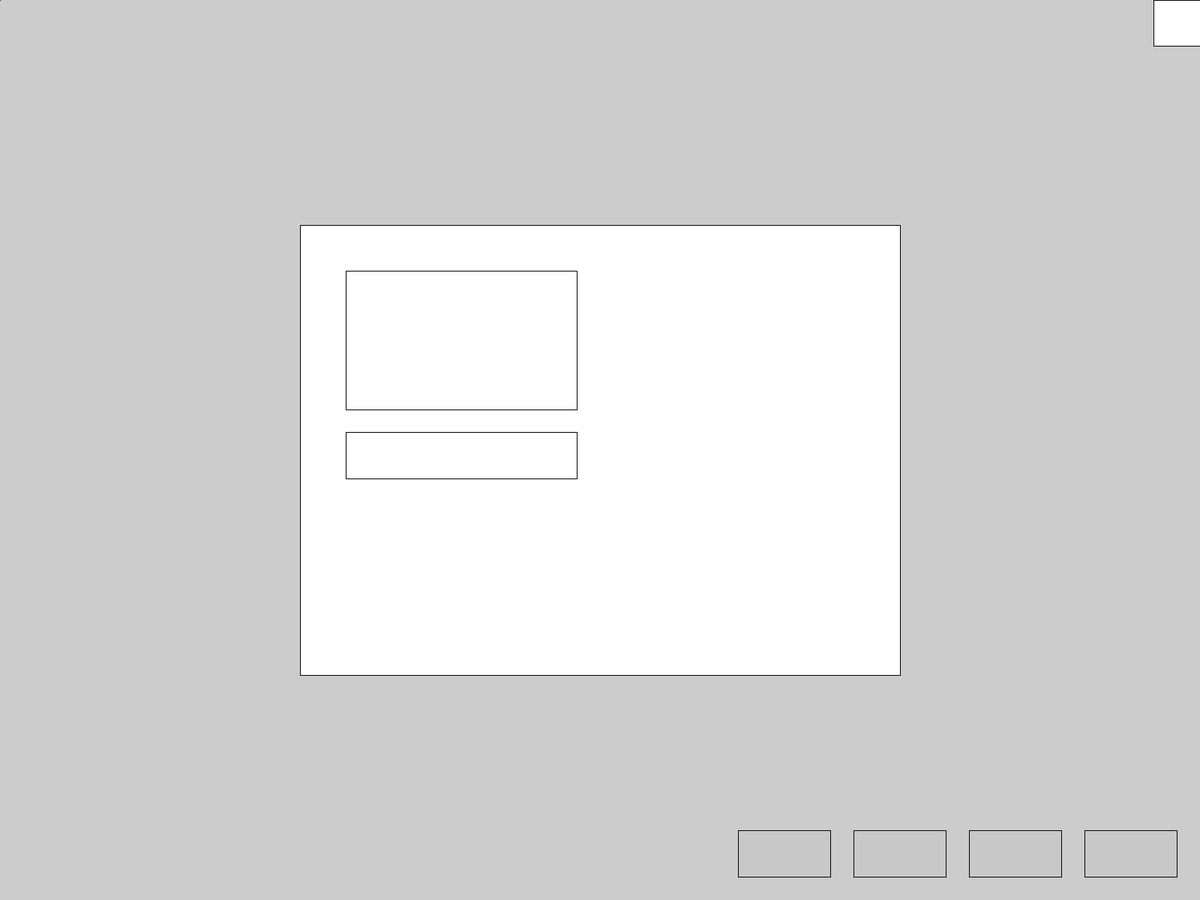
Frame 1 (no input)
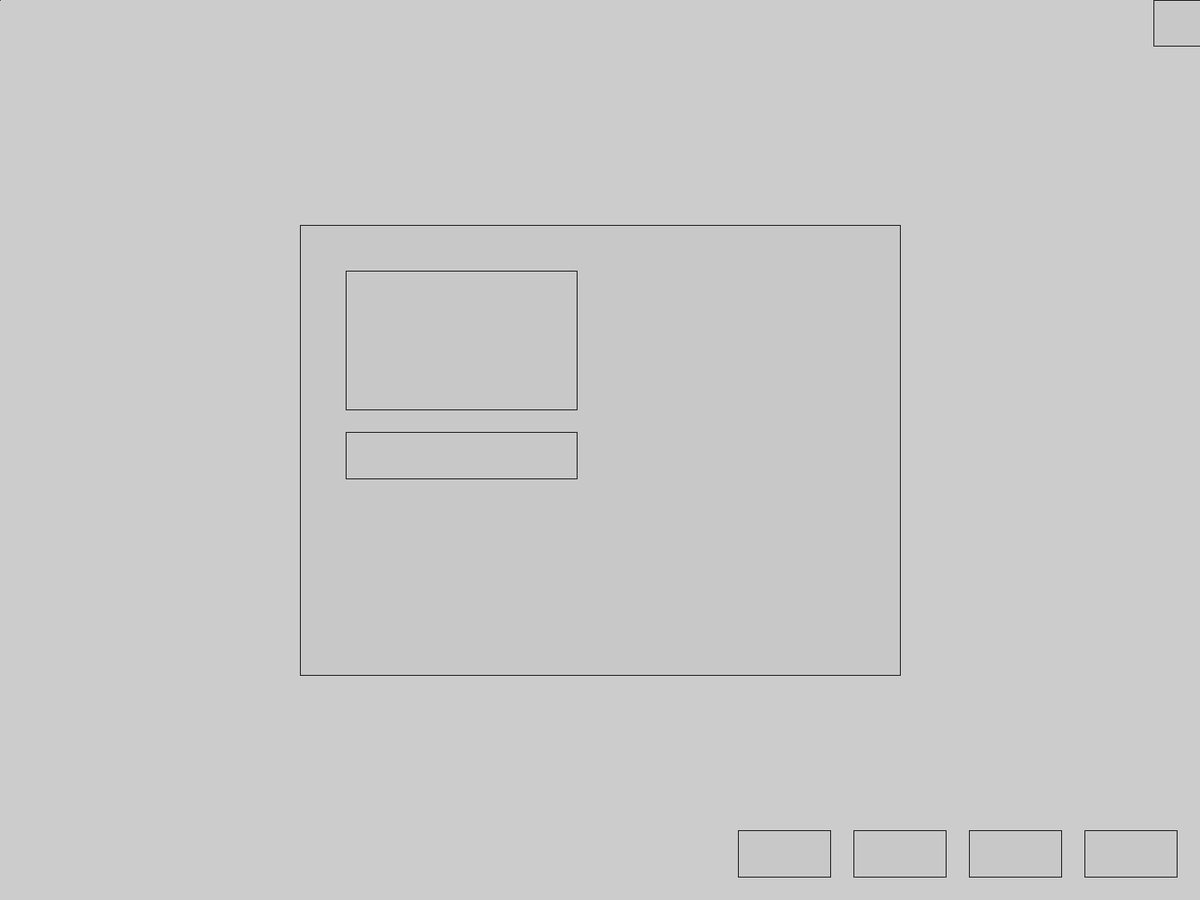
Frame 60 (the mouse pressed at the canvas centre just before this capture)
Frame 120 (the mouse held since frame 60 and released just before this capture): identical to frame 60, image omitted

The Processing sketch that drew these frames (run headless with seeded random() and noise(); from frame 60 on, the mouse is pressed at the canvas centre):

// Processing sketch: music_playerMAIN
// ── music_playerMAIN.pde
// Global Variables
int numberOfDIVs = 8; // Count of rect()
int numberOfParameters = 4; // Parameters per rectangle
float divs[] = new float[numberOfDIVs * numberOfParameters]; // Array for rectangle parameters

// Declare appWidth and appHeight as global variables
int appWidth;
int appHeight;

// Variables for buttons
float buttonWidth, buttonHeight;
float playButtonX, rewindButtonX, skipButtonX, replayButtonX;
float buttonsY;

void setup() {
  fullScreen(); // Use full display
  // Assign display dimensions to global variables
  appWidth = displayWidth;
  appHeight = displayHeight;
  divs(); // Compute rectangles
}

void draw() {
  // Optionally, draw the buttons here
  // Draw the existing UI rectangles
  for (int j = 0; j < divs.length; j += 4) {
    rectDIV(divs[j], divs[j + 1], divs[j + 2], divs[j + 3]);
  }

  // Draw control buttons
  fill(200); // Light gray fill
  rect(playButtonX, buttonsY, buttonWidth, buttonHeight);
  rect(rewindButtonX, buttonsY, buttonWidth, buttonHeight);
  rect(skipButtonX, buttonsY, buttonWidth, buttonHeight);
  rect(replayButtonX, buttonsY, buttonWidth, buttonHeight);

}

void divs() {
 //
  divs[0] = appWidth * 1.0f / 4.0f;
  divs[1] = appHeight * 1.0f / 4.0f;
  divs[2] = appWidth * 1.0f / 2.0f;
  divs[3] = appHeight * 1.0f / 2.0f; // Set initial height

  float referent = divs[2] / 13.0f;
  float column1 = divs[0] + referent;
  float row1 = divs[1] + referent;
  float textWidth = referent * 5.0f;
  float textHeight = referent * 3.0f;
  float column2 = column1 + referent;
  float column3 = column2 + referent;
  float column4 = column3 + referent;
  float column5 = column4 + referent;
  float column6 = column5 + referent * 2.0f;
  float row2 = row1 + textHeight + referent * 0.5f;
  float row3 = row2 + referent + referent * 0.5f;

  // Adjust height if needed
  float testHeight = referent * 2.5f + textHeight * 2.0f;
  float errorIncrease = referent * 0.5f;
  while (divs[3] < testHeight) {
    divs[1] -= errorIncrease;
    row1 = divs[1] + referent;
    row2 = row1 + textHeight + referent * 0.5f;
    divs[3] += errorIncrease;
  }

  int i = 4;
  // Rectangles: 4-11
  divs[i++] = appWidth - referent;
  divs[i++] = 0;
  divs[i++] = referent;
  divs[i++] = referent;

  // Song Title: 12-15
  divs[i++] = column1;
  divs[i++] = row1;
  divs[i++] = textWidth;
  divs[i++] = textHeight;

  // Music Buttons: 16-35
  divs[i++] = column1;
  divs[i++] = row2;
  divs[i++] = textWidth;
  divs[i++] = referent;

  // Add more rectangles as needed following the pattern

  // Calculate button sizes and positions
  buttonWidth = referent * 2; // Example size
  buttonHeight = referent;    // Example height
  float gap = referent * 0.5f; // Space between buttons

  // Set the y position for buttons (e.g., below the main UI)
  buttonsY = appHeight - buttonHeight - gap;

  // Set X positions for each button
  replayButtonX = appWidth - (buttonWidth + gap);
  skipButtonX = replayButtonX - (buttonWidth + gap);
  rewindButtonX = skipButtonX - (buttonWidth + gap);
  playButtonX = rewindButtonX - (buttonWidth + gap);
}

void rectDIV(float x, float y, float w, float h) {
  rect(x, y, w, h);
}
